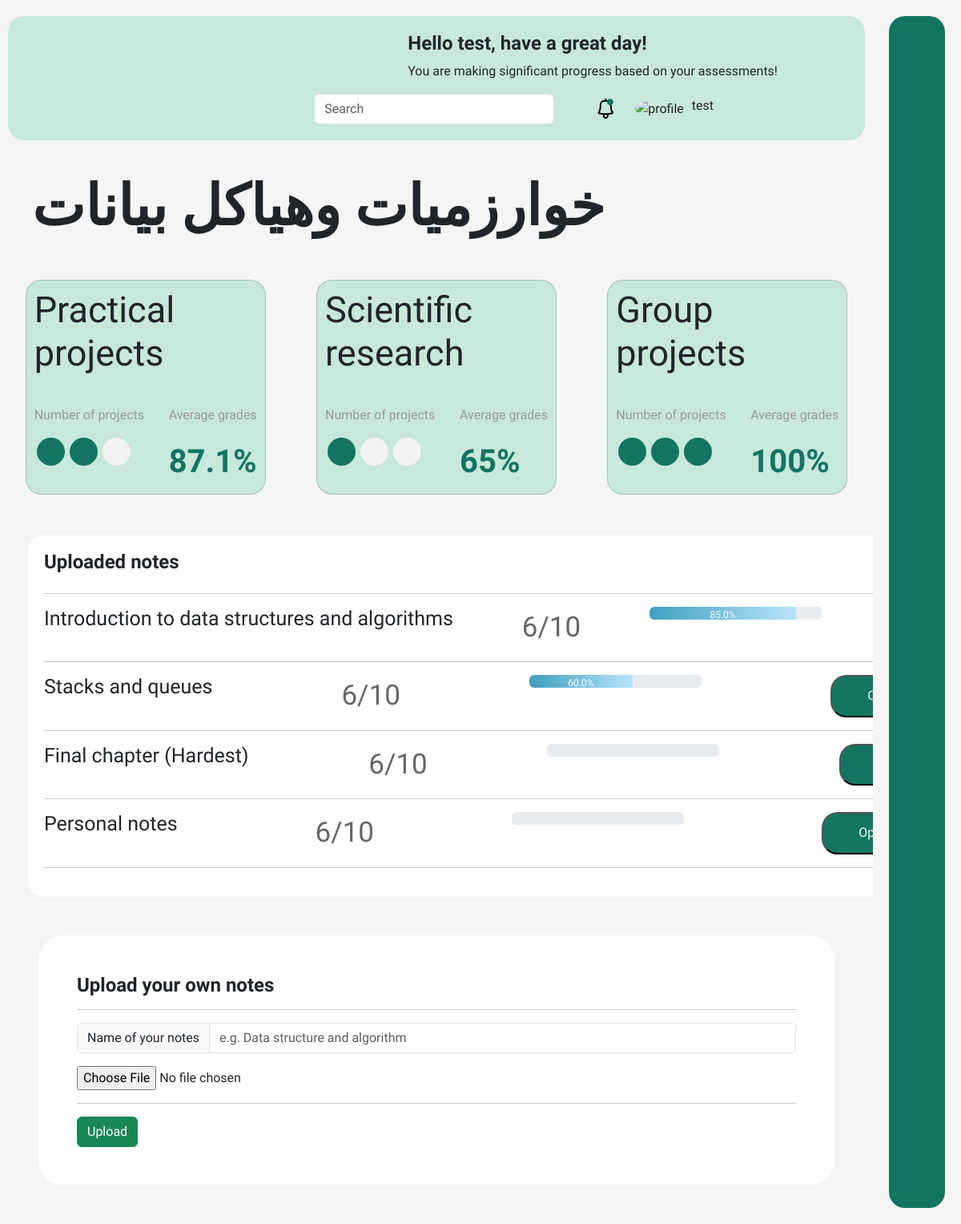
The app's page /open_subject/15 (signed in) with its own data.
### web/models.py (models this page shows, shortened)
class Subject(models.Model):
    username = models.CharField(max_length=256, default="")
    subject_name = models.CharField(max_length=100)
    num_notes = models.IntegerField(default=0)
    progress = models.FloatField(default=0)

class Note(models.Model):
    username = models.CharField(max_length=256, default="")
    subject_id = models.CharField(max_length=10)
    file = models.FileField(upload_to='web/Storage/')
    name = models.CharField(max_length=256, default="unnamed note")
    note_progress = models.FloatField(default=0)
    note = models.CharField(max_length=4000, default="")
    research_required = models.BooleanField(default=False)
    practical_required = models.BooleanField(default=False)
    group_practical_required = models.BooleanField(default=False)
    important_questions = models.CharField(default="", max_length=10000)
    quality_score = models.FloatField(default=0)
    note_brief = models.CharField(max_length=10000, default="")

### web/views.py (the view)
# urls.py: path('open_subject/<str:subject_id>', views.open_subject, name='open_subject'),
def open_subject(request, subject_id):
    subject = Subject.objects.get(id=subject_id)
    notes = Note.objects.filter(subject_id=subject_id)
    return render(request, 'web/subject.html', {"subject":subject, "notes":notes})

### web/templates/web/subject.html (shortened to what this page needs)
{% extends 'web/layout.html' %}
{% block body %}
<div class="title">
    <h1>{{subject.subject_name}}</h1>
</div>
<div class="cards">
    <div class="card">
        <h1>Practical projects</h1>
        <div class="desc">
            <div>
                <p>Number of projects</p>
                <div class="circles">
                    <div id="green-circle" class="circle"></div>
                    <div id="green-circle" class="circle"></div>
                    <div class="circle"></div>
                </div>
            </div>
            <div>
                <p>Average grades</p>
                <div class="grad">
                    <span>87.1%</span>
                </div>
            </div>
        </div>
    </div>
    <div class="card">
        <h1>Scientific research</h1>
        <div class="desc">
            <div>
                <p>Number of projects</p>
                <div class="circles">
                    <div id="green-circle" class="circle"></div>
                    <div class="circle"></div>
                    <div class="circle"></div>
                </div>
            </div>
            <div>
                <p>Average grades</p>
                <div class="grad">
                    <span>65%</span>
                </div>
            </div>
        </div>
    </div>
    <div class="card">
        <h1>Group projects</h1>
        <div class="desc">
            <div>
                <p>Number of projects</p>
                <div class="circles">
                    <div id="green-circle" class="circle"></div>
                    <div id="green-circle" class="circle"></div>
                    <div id="green-circle" class="circle"></div>
                </div>
            </div>
            <div>
                <p>Average grades</p>
                <div class="grad">
                    <span>100%</span>
                </div>
            </div>
        </div>
    </div>
</div>
<div class="notes-container">
    <div class="header">
        <h1>Uploaded notes</h1>
    </div>
    <hr>
    <div class="notes">
        {% for note in notes %}
        <div class="note">
            <div class="note-title">
                <h3>{{ note.name }}</h3>
            </div>
            <span>6/10</span>
            <div class="progress">
                <div style="height: 20px" class="progress" role="progressbar" aria-label="Example with label"
                    aria-valuenow="25" aria-valuemin="0" aria-valuemax="100">
                    <div class="progress-bar" style="
                    width: {{ note.note_progress }}%;
                    background: linear-gradient(
                      270deg,
                      #b8e4fd 0%,
                      #40a0be 100%
                    );
                  ">
                        {{ note.note_progress }}%
                    </div>
                </div>
            </div>
            <button><a href="{% url 'web:open_note' note.id %}" class="card-link text-light">Open</a></button>
        </div>
        <hr>
        {% empty %}
        <p>You have not uploaded any notes for this subject</p>
        {% endfor %}
    </div>
</div>
<form class="m-5 p-5" style="background-color: white; border-radius: 2rem;" method="post" action="{% url 'web:upload_note' %}"
    enctype="multipart/form-data">
    <h1>Upload your own notes</h1>
    <hr>
    <div class="input-group mb-3">
        <span class="input-group-text" name="file" required>Name of your notes</span>
        <input type="text" class="form-control" placeholder="e.g. Data structure and algorithm"
            id="name" name="name" type="file" required>
    </div>
    <input type="file" id="file" name="file" required> <br><hr>
    <button type="submit" class="btn btn-success">Upload</button>
</form>
{% endblock %}

### web/templates/web/layout.html (shortened to what this page needs)
{% load static %}
<!DOCTYPE html>
<html lang="en">
<head>
    <link href="https://cdn.jsdelivr.net/npm/bootstrap@5.3.3/dist/css/bootstrap.min.css" rel="stylesheet"
>
    <link href="https://cdn.lineicons.com/4.0/lineicons.css" rel="stylesheet" />
    <link rel="stylesheet" href="https://cdn.jsdelivr.net/npm/bootstrap-icons@1.11.1/font/bootstrap-icons.css">
    <link rel="stylesheet" href="{% static 'web/style.css' %}">
</head>
<body>
    <div class="wrapper">
        <aside id="sidebar">
            <div class="d-flex">
                <button class="toggle-btn" type="button">
                </button>
            </div>
            <ul class="sidebar-nav">
                <li class="sidebar-item">
                    <a href="{% url 'web:index' %}" class="sidebar-link">
                    </a>
                </li>
                <li class="sidebar-item">
                    <a href="{% url 'web:ai_tutor' 0 %}" class="sidebar-link">
                    </a>
                </li>
                <li class="sidebar-item">
                    <a href="#" class="sidebar-link">
                    </a>
                </li>
                <li class="sidebar-item">
                    <a href="#" class="sidebar-link">
                    </a>
                </li>
            </ul>
            <div class="sidebar-footer">
                {% if request.user.is_authenticated %}
                <a href="{% url 'web:logout_user' %}" class="sidebar-link">
                </a>
                {% else %}
                <a href="{% url 'web:login_user' %}" class="sidebar-link">
                    <i class="lni lni-exit"></i>
                    <span>Sign in</span>
                </a>
                {% endif %}
            </div>
        </aside>
        <div class="main">
            <div class="navbar">
                <div class="navbar-welcome">
                    <h1>Hello {{request.user.username}}, have a great day!</h1>
                    <p>You are making significant progress based on your assessments!</p>
                </div>
                <div class="navbar-details">
                    <div class="navbar-search">
                        <form class="form-inline">
                            <input class="form-control mr-sm-2" type="search" placeholder="Search" aria-label="Search" />
                        </form>
                    </div>
                    <div class="navbar-settings">
                        <div class="navbar-bell">
                        </div>
                        <div class="navbar-account">
                            <div class="navbar-account-img">
                                <img width="50px"
                                    src="https://neweralive.na/wp-content/uploads/2024/06/lloyd-sikeba.jpg"
                                    alt="profile" />
                            </div>
                            <div class="navbar-account-desc">
                                <h4>{{request.user.username}}</h4>
                            </div>
                        </div>
                    </div>
                </div>
            </div>
            {% block body %}
            {% endblock %}
</body>
</html>

### web/static/web/style.css (style rules this page uses)
a { text-decoration: none; }
li { list-style: none; }
h1 { font-weight: 600; font-size: 1.5rem; }
body { font-family: "El Messiri", sans-serif; background: #f5f5f5; }
.wrapper { display: flex; flex-direction: row-reverse; }
.main { min-height: 100vh; width: 100%; overflow: hidden; transition: all 0.35s ease-in-out; }
#sidebar { width: 70px; min-width: 70px; z-index: 1000; transition: all 0.25s ease-in-out; background-color: #137561; display: flex; flex-direction: column; margin: 20px 20px; border-radius: 20px; }
.toggle-btn { background-color: transparent; cursor: pointer; border: 0; padding: 1rem 1.5rem; }
.sidebar-nav { padding: 2rem 0; flex: 1 1 auto; }
a.sidebar-link { padding: 0.625rem 1.625rem; color: #fff; display: block; font-size: 0.9rem; white-space: nowrap; border-left: 3px solid transparent; }
.sidebar-item { position: relative; }
.navbar { flex-direction: row-reverse; background-color: #fff; padding: 10px 30px; margin: 20px 10px; border-radius: 20px; }
.navbar .navbar-welcome { direction: ltr; }
.navbar .navbar-details { display: flex; justify-content: space-between; direction: ltr; align-items: center; }
.navbar .navbar-settings { display: flex; justify-content: space-between; padding: 0px 50px; align-items: center; }
.navbar .navbar-search input { width: 300px; }
.navbar .navbar-account { display: flex; align-items: center; padding: 0 20px; }
.navbar .navbar-account-img img { border-radius: 50%; }
.navbar .navbar-account-desc { padding: 0 10px; }
.navbar .navbar-account-desc h4, p { font-size: medium; }
.title { margin: 40px 40px; }
.title h1 { font-weight: 700; font-size: 70px; direction: ltr; }
.cards { display: flex; justify-content: space-around; direction: ltr; margin: 40px 0px; }
.cards .card { width: 392px; direction: ltr; padding: 20px; border-radius: 20px; }
.cards .card h1 { font-weight: 500; font-size: 45px; padding-bottom: 30px; }
.cards .card .desc { display: flex; justify-content: space-between; }
.cards .card .desc p { color: #999999; }
.card .desc .circles { display: flex; }
.card .desc .circles .circle { width: 35px; height: 35px; border-radius: 50%; background: linear-gradient(0deg, #f2f2f2, #f2f2f2), linear-gradient(0deg, #f2f2f2, #f2f2f2), #f2f2f2; margin: 0px 3px; }
.card .desc #green-circle { background: #137561; }
.card .desc .grad span { font-weight: 700; font-size: 40px; color: #137561; }
.notes-container { width: 1329px; border-radius: 20px; padding: 20px; margin: 20px 0px; margin-left: 35px; background-color: #fff; direction: ltr; }
.notes-container .header { display: flex; justify-content: space-between; }
.notes { align-items: center; }
.notes .note { display: flex; justify-content: space-between; }
.note .note-title h3 { font-weight: 500; font-size: 25px; }
.note span { font-weight: 400; font-size: 35px; color: rgba(0, 0, 0, 0.6); }
.notes .note .progress { width: 215px; }
.note button { width: 130px; border-radius: 20px; background-color: #137561; color: #fff; }
body { font-family: "El Messiri", sans-serif; background: #F5F5F5; }
* { box-sizing: border-box; margin: 0; padding: 0; font-family: "El Messiri", sans-serif; }
.navbar li, a, button { font-weight: 500; font-size: 16px; color: #111; text-decoration: none; }
.navbar { display: flex; justify-content: space-between; flex-direction: row-reverse; align-items: center; padding: 20px 10%; position: sticky; top: 0; z-index: 100; background-color: #c8e8dc; }
.cards { width: 100%; display: flex; align-items: stretch; justify-content: space-around; direction: ltr; }
.cards .card { width: 300px; background-color: #c8e8dc; padding: 10px 10px; margin: 10px 30px; border-radius: 20px; }
.cards .card p { color: gray; }

### records on screen
Subject: subject_name "خوارزميات وهياكل بيانات"
Note: name "Introduction to data structures and algorithms", note_progress "85.0"
Note: name "Stacks and queues", note_progress "60.0"
Note: name "Final chapter (Hardest)"
Note: name "Personal notes"

### other values on screen
{{ request.user.username }} "test"
